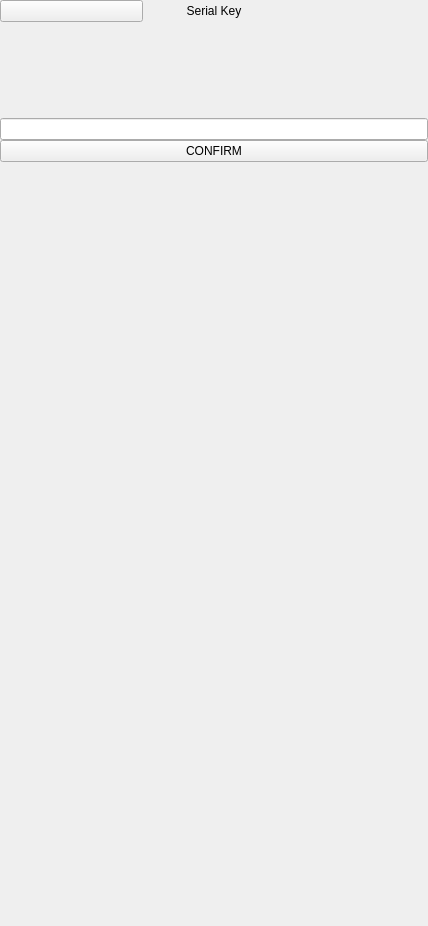
<?xml version="1.0" encoding="UTF-8"?>
<ui version="4.0">
 <class>SerialInput</class>
 <widget class="QWidget" name="SerialInput">
  <property name="geometry">
   <rect>
    <x>0</x>
    <y>0</y>
    <width>428</width>
    <height>926</height>
   </rect>
  </property>
  <property name="windowTitle">
   <string>Form</string>
  </property>
  <layout class="QVBoxLayout" name="verticalLayout">
   <property name="spacing">
    <number>0</number>
   </property>
   <property name="leftMargin">
    <number>0</number>
   </property>
   <property name="topMargin">
    <number>0</number>
   </property>
   <property name="rightMargin">
    <number>0</number>
   </property>
   <property name="bottomMargin">
    <number>0</number>
   </property>
   <item>
    <widget class="DapGuiWidget" name="Background">
     <property name="cssStyle">
      <string>backgroundcolor</string>
     </property>
     <layout class="QHBoxLayout" name="horizontalLayout">
      <property name="spacing">
       <number>0</number>
      </property>
      <property name="leftMargin">
       <number>0</number>
      </property>
      <property name="topMargin">
       <number>0</number>
      </property>
      <property name="rightMargin">
       <number>0</number>
      </property>
      <property name="bottomMargin">
       <number>0</number>
      </property>
      <item>
       <widget class="DapGuiWidget" name="MainWidget">
        <property name="cssStyle">
         <string>base-widget nobackground</string>
        </property>
        <layout class="QVBoxLayout" name="verticalLayout_2">
         <property name="spacing">
          <number>0</number>
         </property>
         <property name="leftMargin">
          <number>0</number>
         </property>
         <property name="topMargin">
          <number>0</number>
         </property>
         <property name="rightMargin">
          <number>0</number>
         </property>
         <property name="bottomMargin">
          <number>0</number>
         </property>
         <item>
          <widget class="DapGuiWidget" name="kelGuiWidget_2">
           <property name="cssStyle">
            <string>serin-top-content-spacer nobackground</string>
           </property>
          </widget>
         </item>
         <item>
          <widget class="DapGuiWidget" name="kelGuiWidget_6">
           <property name="cssStyle">
            <string>nobackground</string>
           </property>
           <layout class="QHBoxLayout" name="horizontalLayout_4">
            <property name="spacing">
             <number>0</number>
            </property>
            <property name="leftMargin">
             <number>0</number>
            </property>
            <property name="topMargin">
             <number>0</number>
            </property>
            <property name="rightMargin">
             <number>0</number>
            </property>
            <property name="bottomMargin">
             <number>0</number>
            </property>
            <item>
             <widget class="DapGuiPushButton" name="btnReturn">
              <property name="style">
               <enum>DapGuiPushButton::Close</enum>
              </property>
              <property name="custom">
               <url>
                <string>/gfx/light/ic_close.png</string>
               </url>
              </property>
              <property name="customHover">
               <url>
                <string>/gfx/light/ic_close_hover.png</string>
               </url>
              </property>
              <property name="customPushed">
               <url>
                <string>/gfx/light/ic_close_hover.png</string>
               </url>
              </property>
              <property name="cssStyle" stdset="0">
               <string>cwpb_close</string>
              </property>
             </widget>
            </item>
            <item>
             <widget class="DapGuiLabel" name="lTitle">
              <property name="text">
               <string>Serial Key</string>
              </property>
              <property name="alignment">
               <set>Qt::AlignCenter</set>
              </property>
              <property name="cssStyle">
               <string>serin-title-text font24 normalbold darkblue lato noborder nobackground</string>
              </property>
             </widget>
            </item>
            <item>
             <widget class="DapGuiWidget" name="kelGuiWidget_7">
              <property name="cssStyle">
               <string>cwb_close-btn nobackground</string>
              </property>
             </widget>
            </item>
           </layout>
          </widget>
         </item>
         <item>
          <widget class="DapGuiWidget" name="kelGuiWidget_8">
           <property name="cssStyle">
            <string>serin-bottom-content-spacer nobackground</string>
           </property>
          </widget>
         </item>
         <item>
          <widget class="DapGuiSeparator" name="kelGuiSeparator"/>
         </item>
         <item>
          <widget class="DapGuiButton" name="btnSerial">
           <property name="cssStyle">
            <string>cwb_height nobackground noborder</string>
           </property>
           <property name="buttonStyle" stdset="0">
            <enum>DapGuiButton::EditTopMainBottomSub</enum>
           </property>
           <property name="mainText">
            <string>____-____-____-____</string>
           </property>
           <property name="subText">
            <string>serial key</string>
           </property>
           <property name="mainCssClass">
            <string>darkblue normalbold font20 nobackground noborder</string>
           </property>
           <property name="subCssClass">
            <string>gray uppercase font12 nobackground noborder</string>
           </property>
           <property name="leftCssClass">
            <string>darkblue normalbold font30 nobackground noborder</string>
           </property>
           <property name="separator">
            <bool>true</bool>
           </property>
          </widget>
         </item>
         <item>
          <widget class="DapGuiWidget" name="customInputBorder">
           <property name="cssStyle">
            <string>login-input-border nobackground</string>
           </property>
           <layout class="QHBoxLayout" name="horizontalLayout_2">
            <property name="spacing">
             <number>0</number>
            </property>
            <property name="leftMargin">
             <number>0</number>
            </property>
            <property name="topMargin">
             <number>0</number>
            </property>
            <property name="rightMargin">
             <number>0</number>
            </property>
            <property name="bottomMargin">
             <number>0</number>
            </property>
            <item>
             <widget class="SerialInputField" name="customInput" native="true">
              <property name="minimumSize">
               <size>
                <width>0</width>
                <height>96</height>
               </size>
              </property>
              <property name="styleSheet">
               <string notr="true">background-color: rgba(0,0,0,0);</string>
              </property>
             </widget>
            </item>
           </layout>
          </widget>
         </item>
         <item>
          <widget class="DapGuiLineEdit" name="editSerial">
           <property name="maxLength">
            <number>19</number>
           </property>
           <property name="cssStyle">
            <string>nobackground</string>
           </property>
          </widget>
         </item>
         <item>
          <widget class="DapGuiWidget" name="kelGuiWidget_5">
           <property name="cssStyle">
            <string>serin-top-content-spacer nobackground</string>
           </property>
          </widget>
         </item>
         <item>
          <widget class="DapGuiWidget" name="kelGuiWidget_4">
           <property name="cssStyle">
            <string>nobackground</string>
           </property>
           <layout class="QHBoxLayout" name="horizontalLayout_3">
            <property name="spacing">
             <number>0</number>
            </property>
            <property name="leftMargin">
             <number>0</number>
            </property>
            <property name="topMargin">
             <number>0</number>
            </property>
            <property name="rightMargin">
             <number>0</number>
            </property>
            <property name="bottomMargin">
             <number>0</number>
            </property>
            <item>
             <widget class="DapGuiPushButton" name="btnConfirm">
              <property name="text">
               <string>CONFIRM</string>
              </property>
              <property name="cssStyle" stdset="0">
               <string>cwpb_bigbutton</string>
              </property>
             </widget>
            </item>
           </layout>
          </widget>
         </item>
         <item>
          <widget class="DapGuiWidget" name="kelGuiWidget_3">
           <property name="sizePolicy">
            <sizepolicy hsizetype="Preferred" vsizetype="Expanding">
             <horstretch>0</horstretch>
             <verstretch>0</verstretch>
            </sizepolicy>
           </property>
           <property name="cssStyle">
            <string>nobackground</string>
           </property>
          </widget>
         </item>
        </layout>
       </widget>
      </item>
     </layout>
    </widget>
   </item>
  </layout>
 </widget>
 <customwidgets>
  <customwidget>
   <class>DapGuiButton</class>
   <extends>QWidget</extends>
   <header>dapguibutton.h</header>
  </customwidget>
  <customwidget>
   <class>DapGuiPushButton</class>
   <extends>QPushButton</extends>
   <header>dapguipushbutton.h</header>
  </customwidget>
  <customwidget>
   <class>DapGuiSeparator</class>
   <extends>QWidget</extends>
   <header>dapguiseparator.h</header>
  </customwidget>
  <customwidget>
   <class>DapGuiLineEdit</class>
   <extends>QLineEdit</extends>
   <header>dapguilineedit.h</header>
  </customwidget>
  <customwidget>
   <class>DapGuiLabel</class>
   <extends>QLabel</extends>
   <header>dapguilabel.h</header>
  </customwidget>
  <customwidget>
   <class>DapGuiWidget</class>
   <extends>QWidget</extends>
   <header>dapguiwidget.h</header>
   <container>1</container>
  </customwidget>
  <customwidget>
   <class>SerialInputField</class>
   <extends>QWidget</extends>
   <header location="global">ui/helper/serialinputfield.h</header>
   <container>1</container>
  </customwidget>
 </customwidgets>
 <resources/>
 <connections/>
</ui>
